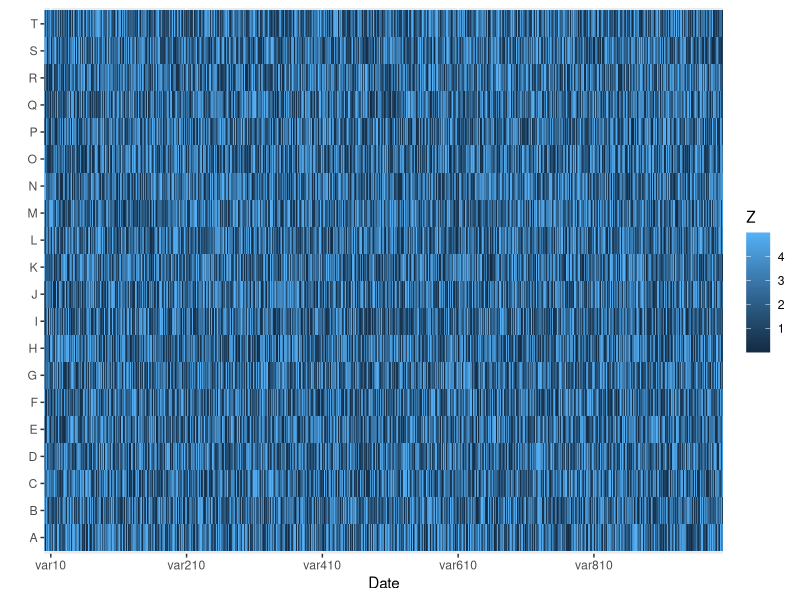

Source code (R): (Note: this script raises an error after producing the figure.)
rm(list=ls())

library(ggplot2)
library(RColorBrewer)

# Dummy data
x <- LETTERS[1:20]
y <- paste0("var", seq(1,1000))
data <- expand.grid(X=x, Y=y)
data$Z <- runif(10000, 0, 5)

# Heatmap

ggplot(data, aes(X, Y, fill= Z)) + 
  geom_tile() +
  scale_y_discrete(breaks=y[seq(10,1000,200)]) +
  ylab("Date") + xlab("") +
  coord_flip()


# Save graph
ggsave("View_Matrix.png", plot = last_plot(), 
       path = "D:\\VSC\\Portfolio_Analysis\\Visualization\\", dpi = 1024)
